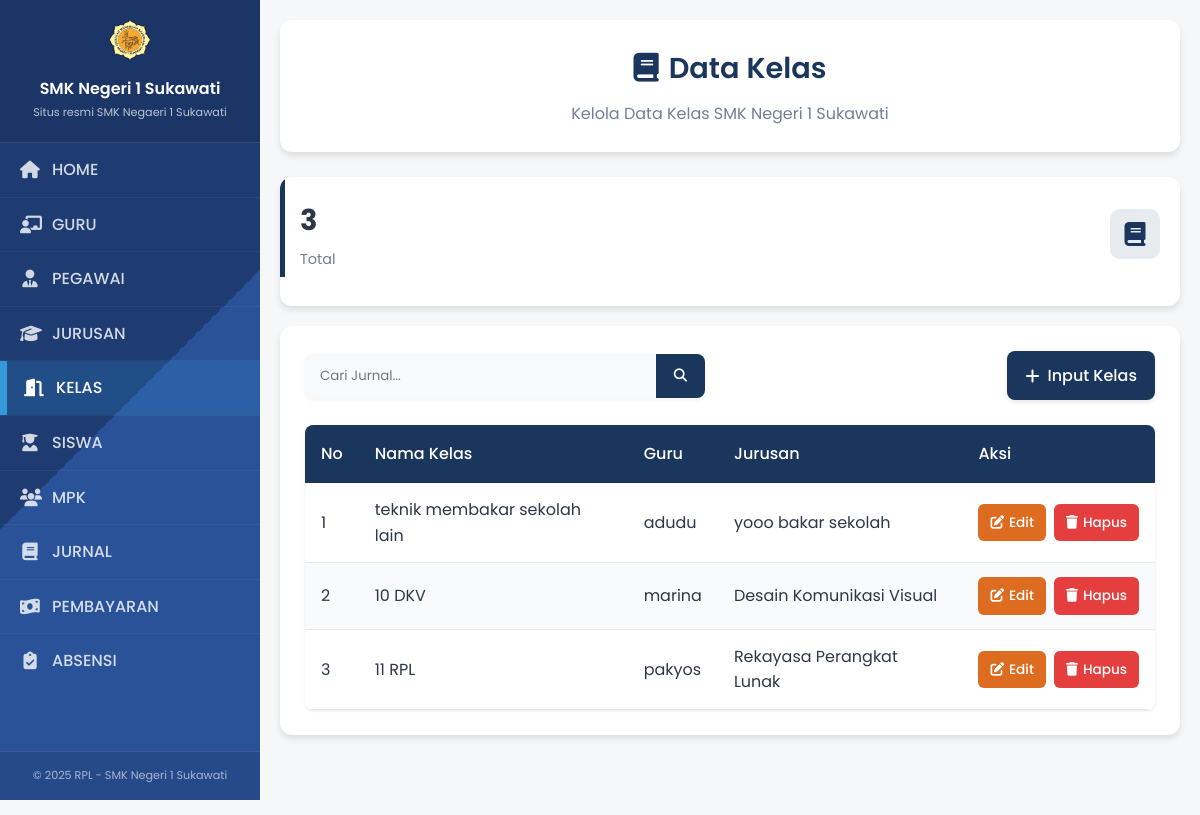
Screenshot of /admin/index.php?page=kelas with the database file from the repository.
### tables this page shows
CREATE TABLE `kelas` (
  `id_kelas` int NOT NULL,
  `nama_kelas` varchar(50) NOT NULL,
  `id_guru` int NOT NULL,
  `id_jurusan` int NOT NULL
);

CREATE TABLE `guru` (
  `id_guru` int NOT NULL,
  `nama_guru` varchar(100) NOT NULL,
  `tgl_lahir` date NOT NULL,
  `alamat` text NOT NULL,
  `telp` varchar(15) NOT NULL,
  `username` varchar(20) NOT NULL,
  `password` varchar(35) NOT NULL
);

CREATE TABLE `jurusan` (
  `id_jurusan` int NOT NULL,
  `nama_jurusan` varchar(50) NOT NULL,
  `singkatan` varchar(5) NOT NULL
);

### admin/kelas.php (the view, shortened to what this page needs)
<!DOCTYPE html>
<html lang="id">
<head>
    <link rel="stylesheet" href="https://cdnjs.cloudflare.com/ajax/libs/font-awesome/6.4.0/css/all.min.css">
    <link rel="stylesheet" href="css_admin/jurusan.css">
</head>
<body>
    <div class="container">
        <div class="page-header">
            <h2><i class="fas fa-book"></i>Data Kelas</h2>
            <p>Kelola Data Kelas SMK Negeri 1 Sukawati</p>
        </div>
        <?php
        include "../koneksi.php";
        $total_kelas = mysqli_query($koneksi, "SELECT COUNT(*) as total FROM kelas");
        $total_data = mysqli_fetch_assoc($total_kelas);
        $cari = "";
        if (isset($_GET['cari']) && $_GET['cari'] != "") {
            $cari = $_GET['cari'];
            $result = mysqli_query($koneksi, "SELECT *
                                            FROM kelas, guru, jurusan
                                             WHERE kelas.id_guru=guru.id_guru
                                             AND kelas.id_jurusan=jurusan.id_jurusan
                                             AND nama_kelas LIKE '%$cari%'
                                             ORDER BY id_kelas DESC");
        } else {
            $result = mysqli_query($koneksi, "SELECT * FROM kelas, guru, jurusan  WHERE kelas.id_guru=guru.id_guru
                                             AND kelas.id_jurusan=jurusan.id_jurusan ORDER BY id_kelas DESC");
        }
        ?>
        <div class="stats-grid">
            <div class="stats-card primary">
                <div class="stats-card-header">
                    <div>
                        <div class="stats-card-value"><?php echo $total_data['total']; ?></div>
                        <div class="stats-card-title">Total </div>
                    </div>
                    <div class="stats-card-icon">
                        <i class="fas fa-book"></i>
                    </div>
                </div>
            </div>
        <div class="content-container">
            <div class="action-bar">
                <form class="search-form" method="get" action="">
                    <input type="search" name="cari" placeholder="Cari Jurnal..." value="<?= htmlspecialchars($cari) ?>">
                    <button type="submit"><i class="fas fa-search"></i></button>
                </form>
                <a href="kelas_tambah.php" class="btn-primary">
                    <i class="fas fa-plus"></i>Input Kelas
                </a>
            </div>
            <div class="table-container">
                <table class="data-table">
                    <thead>
                        <tr>
                            <th>No</th>
                            <th>Nama Kelas</th>
                            <th>Guru</th>
                            <th>Jurusan</th>
                            <th>Aksi</th>
                        </tr>
                    </thead>
                    <tbody>
                    <?php
                    $no = 1;
                    if (mysqli_num_rows($result) > 0) {
                        while ($row = mysqli_fetch_assoc($result)) { ?>
                            <tr>
                                <td data-label="No"><?= $no++ ?></td>
                                 <td data-label="Nama Kelas"><?= $row['nama_kelas'] ?></td>
                                <td data-label="Guru"><?= $row['nama_guru'] ?></td>
                                <td data-label="Jurusan"><?= $row['nama_jurusan'] ?></td>
                                <td data-label="Aksi">
                                    <div class="btn-group">
                                        <a href="kelas_edit.php?id=<?= $row['id_kelas'] ?>" class="btn-warning">
                                            <i class="fas fa-edit"></i> Edit
                                        </a>
                                        <a href="kelas_hapus.php?id=<?= $row['id_kelas'] ?>"
                                           class="btn-danger"
                                           onclick="return confirm('Yakin ingin menghapus data kelas ini?')">
                                            <i class="fas fa-trash"></i> Hapus
                                        </a>
                                    </div>
                                </td>
                            </tr>
                    <?php }
                    } ?>
                    </tbody>
                </table>
            </div>
        </div>
    </div>
</body>
</html>

### admin/css_admin/style.css (style rules this page uses)
* { margin: 0; padding: 0; box-sizing: border-box; font-family: 'Segoe UI', Tahoma, Geneva, Verdana, sans-serif; }
body { background-color: #f8f9fa; color: #333; display: flex; min-height: 100vh; }
.stats-grid { display: grid; gap: 20px; margin-bottom: 30px; }
.stats-card { background: var(--white); border-radius: 12px; padding: 20px; box-shadow: var(--shadow); transition: var(--transition); position: relative; overflow: hidden; }
.stats-card::before { content: ''; position: absolute; top: 0; left: 0; width: 5px; height: 100px; }
.stats-card.primary::before { background: var(--primary); }
.stats-card-header { display: flex; align-items: center; justify-content: space-between; margin-bottom: 15px; }
.stats-card-icon { width: 50px; height: 50px; border-radius: 10px; display: flex; align-items: center; justify-content: center; font-size: 1.5rem; }
.stats-card.primary .stats-card-icon { background: rgba(26, 54, 93, 0.1); color: var(--primary); }
.stats-card-value { font-size: 1.8rem; font-weight: 700; margin-bottom: 5px; }
.stats-card-title { color: var(--gray); font-size: 0.9rem; }

### rows the page displays
kelas: nama_kelas "teknik membakar sekolah lain", id_guru.nama_guru "adudu", id_jurusan.nama_jurusan "yooo bakar sekolah"
kelas: nama_kelas "10 DKV", id_guru.nama_guru "marina", id_jurusan.nama_jurusan "Desain Komunikasi Visual"
kelas: nama_kelas "11 RPL", id_guru.nama_guru "pakyos", id_jurusan.nama_jurusan "Rekayasa Perangkat Lunak"

### other values shown
$total_data['total'] "3"
